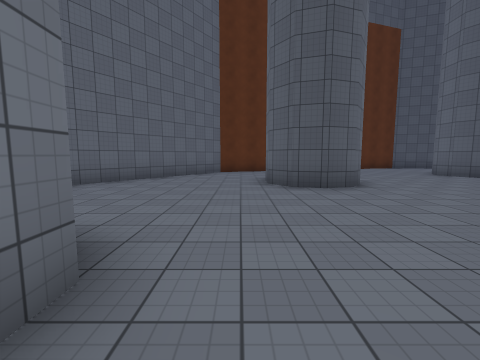
[1] (above)

21 first-person views from a walk through a Unity game level. The camera is 1.5 m above the floor, tilts 6° down and sees 90° across. The floor is counted in squares, 2 m on a side. Each view is taken from the middle of a square. On the plan, view 1 faces up. The plan holds only what a view shows up to about 9 squares ahead; the rest is blank. The place goes on beyond the plan. The player character is not drawn. Surface patterns are stand-ins for the level's own textures.

[2]
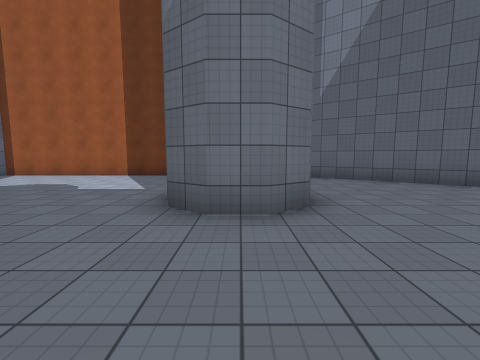

[3]
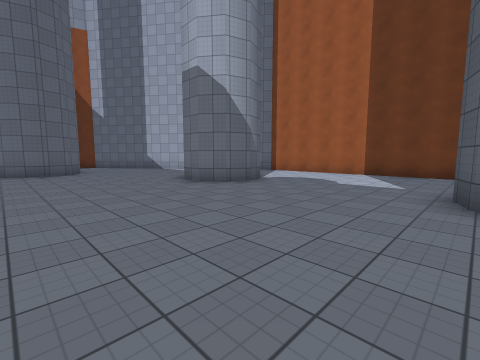

[4]
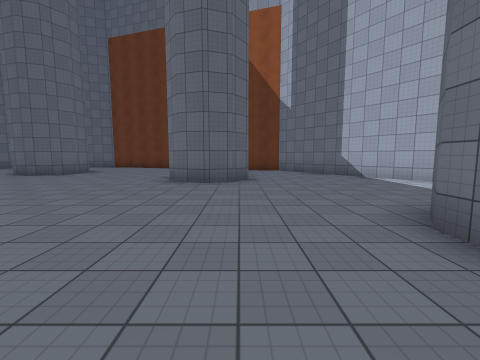

[5]
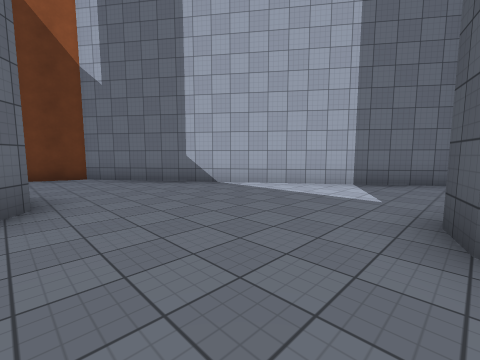

[6]
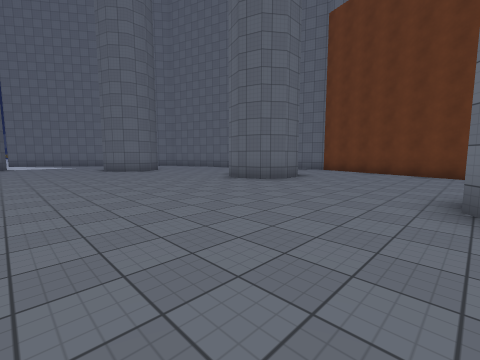

[7]
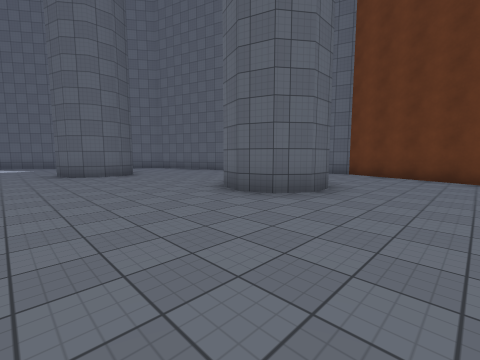

[8]
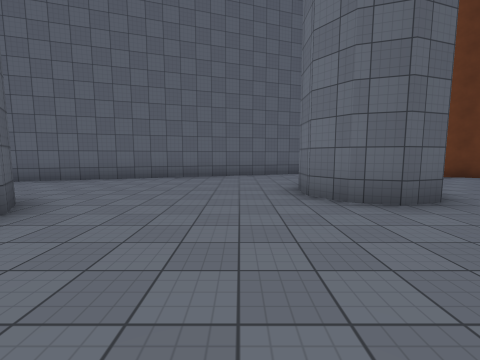

[9]
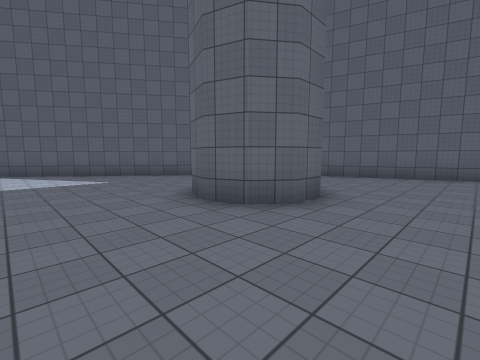

[10]
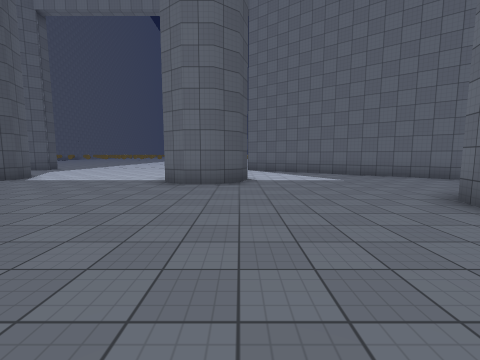

[11]
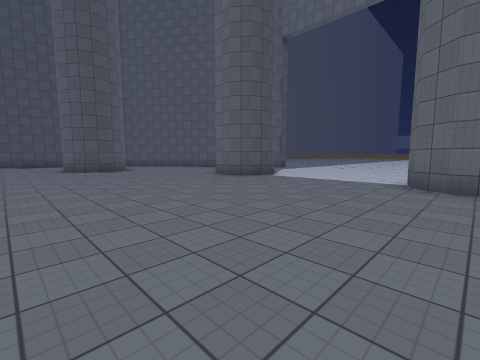

[12]
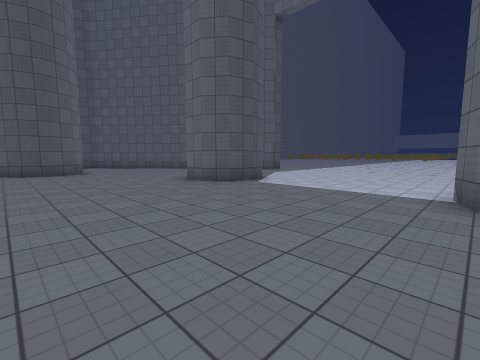

[13]
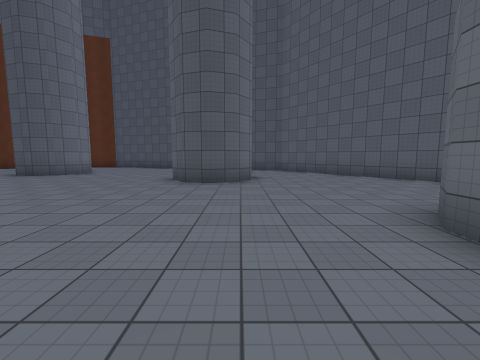

[14]
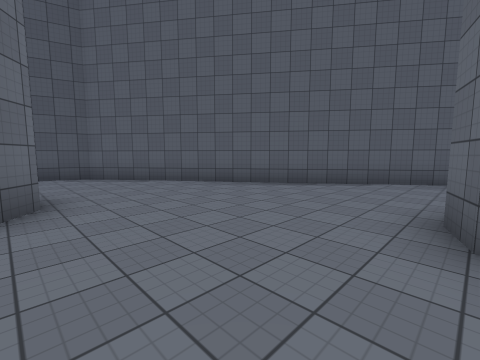

[15]
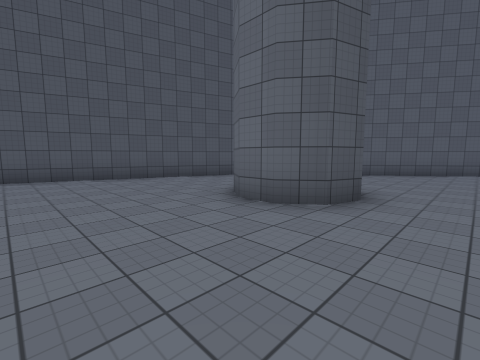

[16]
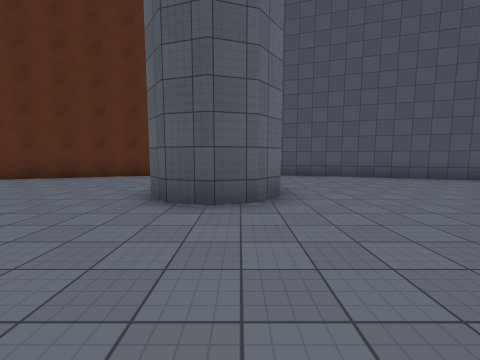

[17]
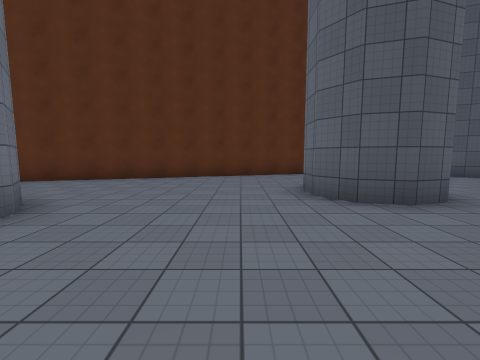

[18]
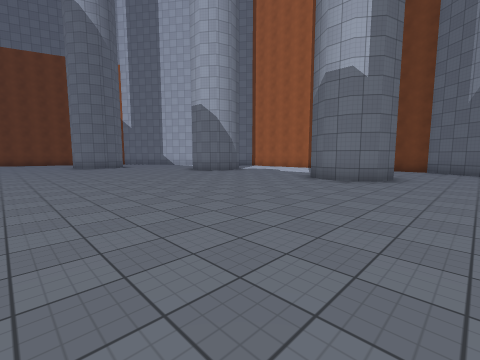

[19]
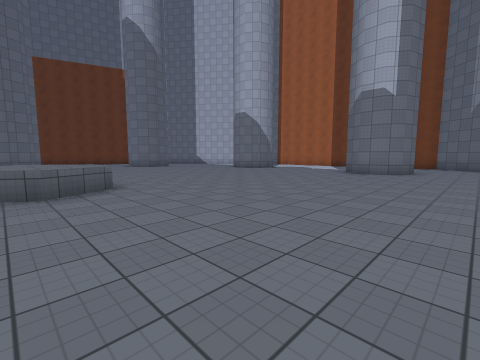

[20]
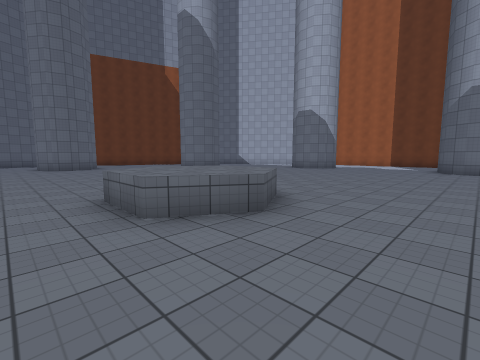

[21]
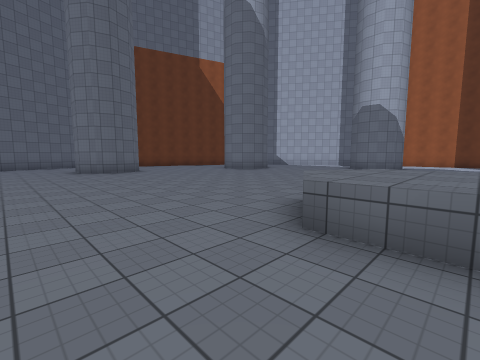

### Floor plan
Points are (right, up) in squares from view 1. A wall is a line through its corners. A room is listed if a view was taken in it or the views show most of it. See-through windows are left out.
Room 1 (views 1, 2, 3, 4, 5, 6, 7, 8, 9, 10, 11, 12, 13, 14, 15, 16, 17, 18, 19, 20, 21)
walls: (3.2, 6.3) (2.7, 5.6) (1.9, 5.3) (1.2, 5.6) (0.8, 6.2) (0.8, 7); (9.8, 8.4) (9.3, 7.7) (8.6, 7.5) (7.8, 7.7) (7.4, 8.4) (7.4, 9.1); (16.4, 6.3) (15.9, 5.6) (15.2, 5.4) (14.4, 5.6) (14, 6.2) (14, 7) (14.4, 7.6); (9.8, -13.2) (9.8, -14.2); (20.1, 0) (19.2, -0.3) (18.5, 0) (18.1, 0.6) (18.1, 1.4) (18.5, 2) (19.3, 2.3); (19.2, -7.2) (18.5, -7) (18.1, -6.4) (18.1, -5.6) (18.5, -5) (19.4, -4.7); (2.6, 7.7) (3.2, 6.9); (14.5, -12.7) (14, -12) (14, -11.2) (14.4, -10.6) (15.2, -10.4) (15.9, -10.6); (-2.3, 2.3) (-1.4, 2) (-1, 1.4) (-1, 0.6) (-1.4, 0) (-2.2, -0.3); (-2.9, -5) (-2.1, -4.7) (-1.4, -5) (-1, -5.6) (-1, -6.4) (-1.4, -7) (-2.2, -7.2); (7.4, -14.2) (7.4, -13.4) (7.8, -12.7) (8.5, -12.5) (9.3, -12.7) (9.8, -13.4); (0.7, -11.3) (1.2, -10.6) (1.9, -10.4) (2.7, -10.6) (3.2, -11.3); (7.3, 13.1) (-0.2, 10.6); (23.8, 2.4) (18, 10.4) (10.5, 12.9); (-1.8, 9.1) (-6.1, 3.3); (19.2, -13.7) (23.4, -7.9); (-6.7, -0.5) (-6.7, -7.4) (-0.8, -15.4) (0.5, -15.9); (3.1, -16.7) (8.4, -18.4); (9.8, -18.1) (17.4, -15.6)
low walls: (7.2, -1.8) (8.5, -1) (9.8, -1.7) (9.8, -3.2)

Where each view was taken, in squares from view 1:
view 1: 0 up, 0 right, facing up
view 2: 1 up, 2 right, facing left
view 3: 0 up, 3 right, facing down-left
view 4: 4 down, 1 right, facing down
view 5: 7 down, 1 right, facing down-left
view 6: 7 down, 3 right, facing down-right
view 7: 9 down, 5 right, facing down-right
view 8: 9 down, 11 right, facing down
view 9: 8 down, 12 right, facing down-right
view 10: 7 down, 12 right, facing right
view 11: 6 down, 12 right, facing up-right
view 12: 5 down, 14 right, facing up-right
view 13: 1 down, 16 right, facing up
view 14: 2 up, 16 right, facing up-right
view 15: 4 up, 11 right, facing up-right
view 16: 4 up, 9 right, facing up
view 17: 4 up, 6 right, facing up
view 18: 4 up, 6 right, facing down-left
view 19: 4 up, 9 right, facing down-left
view 20: 1 up, 11 right, facing down-left
view 21: 2 down, 12 right, facing down-left
